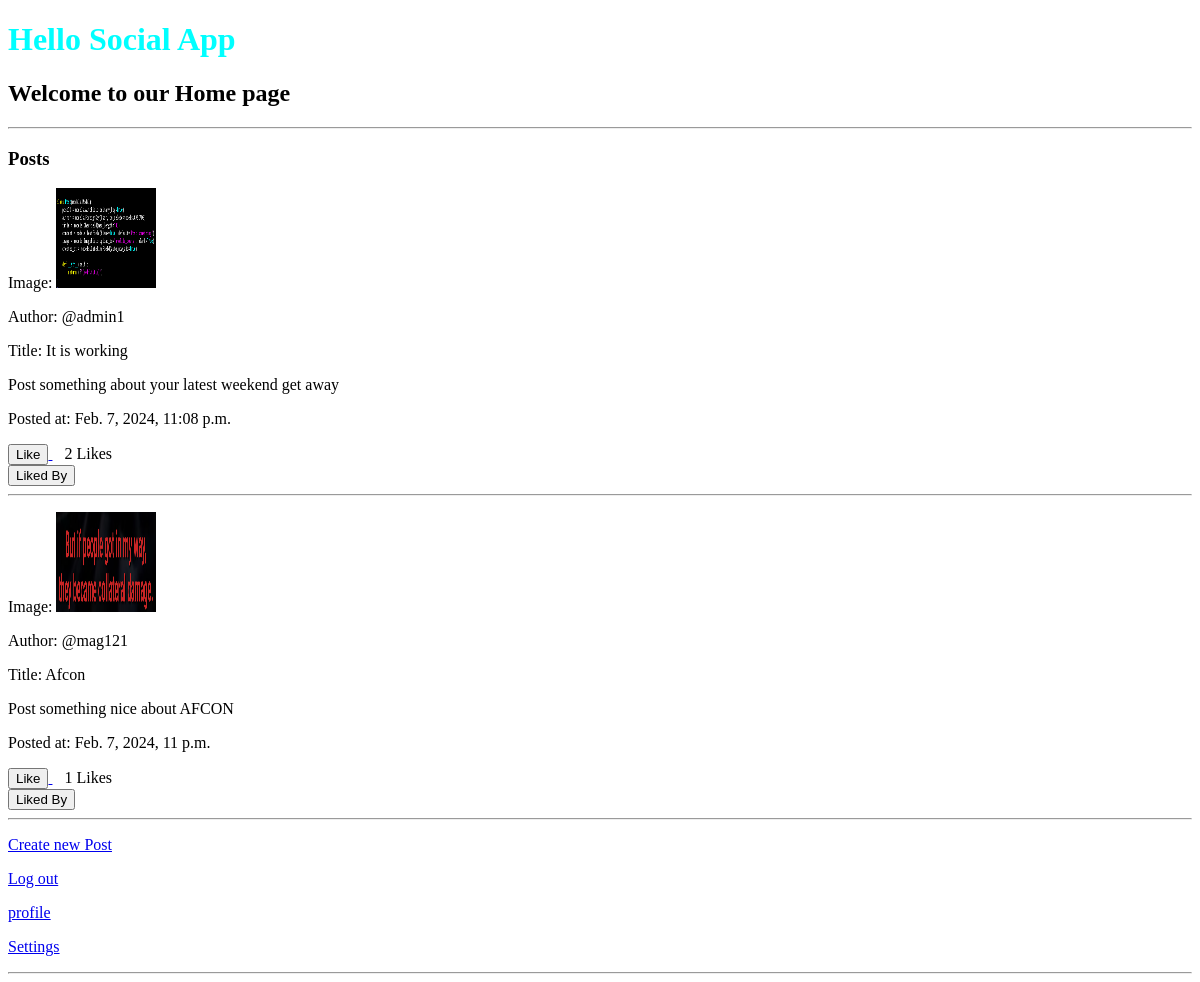
Screenshot of / (signed in) with the database file from the repository.
### thread/models.py (models this page shows, shortened)
class PostModel(models.Model):
    postID = models.AutoField(primary_key=True)
    author = models.CharField(max_length=100, default='current_user')
    title = models.CharField(max_length=100)
    content = models.TextField(blank=True, default="Post something")
    image = models.ImageField(upload_to='profile_posts')
    created_at = models.DateTimeField(default=datetime.now)
    num_of_likes = models.IntegerField(default=0)

### thread/views.py (the view)
# urls.py: 2. Add a URL to urlpatterns:  path('', views.home, name='home')
def home(request):
    if request.user.is_authenticated:
        all_post = PostModel.objects.all()
        user = request.user
        liked_by = set(LikePost.objects.all())
        context = {"all_post": all_post, "user": user, "liked_by": liked_by}
        return render(request, 'home.html', context)
    else:
        return redirect('login_user')

### thread/templates/home.html (shortened to what this page needs)
<!DOCTYPE html>
<html lang="en">
<head>
    {% load static %}
    <link rel="stylesheet" href="{% static 'styles/home.css' %}">
</head>
<body>
    <h1 class="hello">Hello Social App</h1>
    {% if user.is_authenticated %}
    <div>
        <div>
            <p>
                <h2>Welcome to our Home page</h2>
            </p>
            <hr>
            <div>
                <p>
                    <h3>Posts</h3>
                </p>
                {% if all_post %}
                {% for post in all_post reversed %}
                <div>
                    <p>
                        Image: {% if post.image %}
                        <img src="{{ post.image.url }}" alt="Post Image" width="100" height="100">
                        {% endif %}
                    </p>
                    <p>
                        Author: @{{ post.author }}
                    </p>
                    <p>
                        Title: {{ post.title }}
                    </p>
                    <p>
                        {{ post.content}}
                    </p>
                    <p>
                        Posted at: {{ post.created_at}}
                    </p>
                    <a href="{% url 'like_post' %}?postID={{ post.postID }}">
                        <button class="like-button">
                             Like
                        </button>
                    </a> &nbsp;&nbsp; {{post.num_of_likes }} Likes<br>
		    <div class="dropdown">
			    {% if liked_by %}
			    <button>Liked By</button>
			    {% endif %}
		    </div>
                <hr style="color: aqua;">
            </div>
            {% endfor %}
            {% endif %}
        </div>
    </div>
    <p>
        <a href="{% url 'create_post' %}">Create new Post</a>
    </p>
    <p>
        <a href="{% url 'logout_user' %}">Log out</a>
    </p>
    <p>
        <a href="{% url 'details' %}">profile</a>
    </p>
    <p>
        <a href="{% url 'account_setting' %}">Settings</a><br>
    </p>
    <hr>
</div>
{% else %}
<a href="{% url 'login_user' %}">Login</a>
<br><a href="{% url 'sign_up' %}">Sign Up</a>
{% endif %}
</body>
</html>

### thread/static/styles/home.css (style rules this page uses)
.hello { color: aqua; }
.dropdown { display: inline-block; position: relative; }

### rows the page displays
PostModel: image (picture), author "admin1", title "It is working", content "Post something about your latest weekend get away", created_at "Feb. 7, 2024, 11:08 p.m.", num_of_likes "2"
PostModel: image (picture), author "mag121", title "Afcon", content "Post something nice about AFCON", created_at "Feb. 7, 2024, 11 p.m.", num_of_likes "1"
